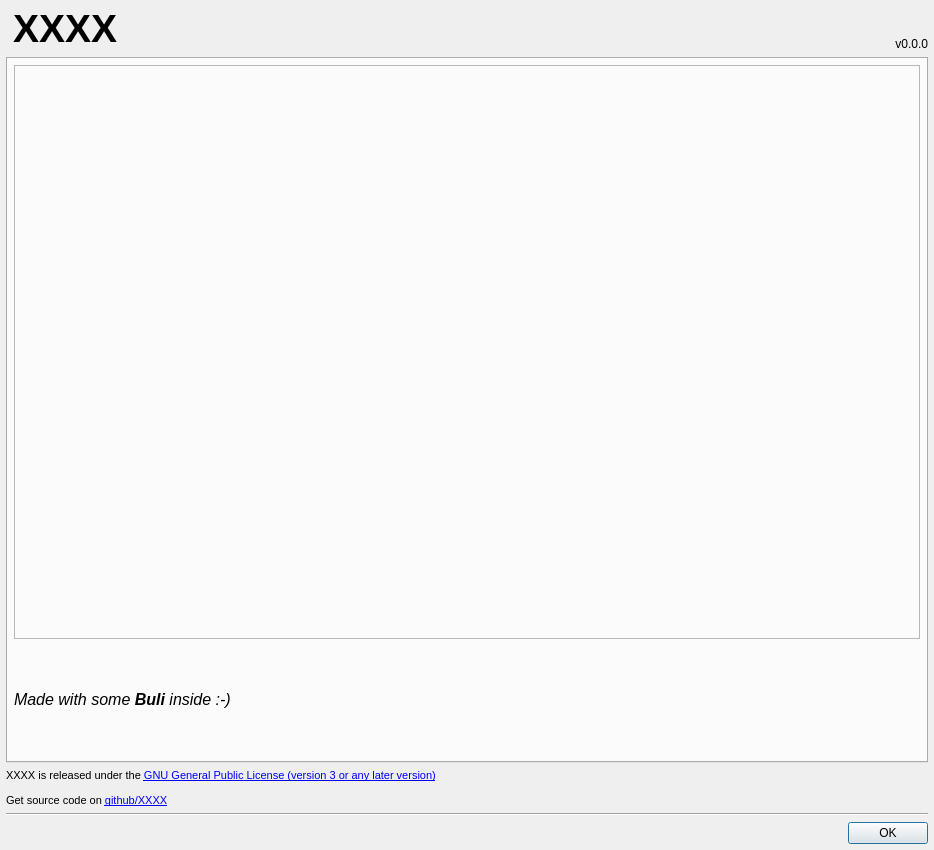
<?xml version="1.0" encoding="UTF-8"?>
<ui version="4.0">
 <class>Dialog</class>
 <widget class="QDialog" name="Dialog">
  <property name="windowModality">
   <enum>Qt::WindowModal</enum>
  </property>
  <property name="geometry">
   <rect>
    <x>0</x>
    <y>0</y>
    <width>934</width>
    <height>850</height>
   </rect>
  </property>
  <property name="minimumSize">
   <size>
    <width>934</width>
    <height>850</height>
   </size>
  </property>
  <property name="maximumSize">
   <size>
    <width>934</width>
    <height>850</height>
   </size>
  </property>
  <property name="windowTitle">
   <string>About XXXX</string>
  </property>
  <property name="modal">
   <bool>true</bool>
  </property>
  <layout class="QVBoxLayout" name="verticalLayout">
   <property name="leftMargin">
    <number>6</number>
   </property>
   <property name="topMargin">
    <number>6</number>
   </property>
   <property name="rightMargin">
    <number>6</number>
   </property>
   <property name="bottomMargin">
    <number>6</number>
   </property>
   <item>
    <layout class="QGridLayout" name="gridLayout">
     <property name="horizontalSpacing">
      <number>0</number>
     </property>
     <item row="1" column="3">
      <widget class="QLabel" name="lblVersion">
       <property name="sizePolicy">
        <sizepolicy hsizetype="Maximum" vsizetype="Minimum">
         <horstretch>0</horstretch>
         <verstretch>0</verstretch>
        </sizepolicy>
       </property>
       <property name="font">
        <font>
         <italic>false</italic>
        </font>
       </property>
       <property name="layoutDirection">
        <enum>Qt::LeftToRight</enum>
       </property>
       <property name="text">
        <string>v0.0.0</string>
       </property>
       <property name="alignment">
        <set>Qt::AlignBottom|Qt::AlignRight|Qt::AlignTrailing</set>
       </property>
       <property name="margin">
        <number>7</number>
       </property>
      </widget>
     </item>
     <item row="1" column="1" colspan="2">
      <widget class="QLabel" name="lblName">
       <property name="sizePolicy">
        <sizepolicy hsizetype="Expanding" vsizetype="Minimum">
         <horstretch>0</horstretch>
         <verstretch>0</verstretch>
        </sizepolicy>
       </property>
       <property name="font">
        <font>
         <pointsize>29</pointsize>
         <weight>75</weight>
         <bold>true</bold>
        </font>
       </property>
       <property name="text">
        <string>XXXX</string>
       </property>
       <property name="alignment">
        <set>Qt::AlignLeading|Qt::AlignLeft|Qt::AlignVCenter</set>
       </property>
      </widget>
     </item>
     <item row="1" column="0">
      <widget class="QLabel" name="lbIcon">
       <property name="sizePolicy">
        <sizepolicy hsizetype="Maximum" vsizetype="Preferred">
         <horstretch>0</horstretch>
         <verstretch>0</verstretch>
        </sizepolicy>
       </property>
       <property name="maximumSize">
        <size>
         <width>16777215</width>
         <height>16777215</height>
        </size>
       </property>
       <property name="text">
        <string/>
       </property>
      </widget>
     </item>
     <item row="6" column="0" colspan="4">
      <widget class="QLabel" name="lblLicenseAndSource">
       <property name="font">
        <font>
         <pointsize>8</pointsize>
        </font>
       </property>
       <property name="text">
        <string>&lt;p&gt;XXXX is released under the &lt;a href=&quot;https://www.gnu.org/licenses/gpl-3.0.html&quot;&gt;GNU General Public License (version 3 or any later version)&lt;/a&gt;&lt;/p&gt;
&lt;p&gt;Get source code on &lt;a href=&quot;https://github.com/Grum999/XXXX&quot;&gt;github/XXXX&lt;/a&gt;&lt;/p&gt;</string>
       </property>
       <property name="openExternalLinks">
        <bool>true</bool>
       </property>
      </widget>
     </item>
     <item row="2" column="0" colspan="4">
      <widget class="QTabWidget" name="tabBuli">
       <property name="currentIndex">
        <number>0</number>
       </property>
       <property name="documentMode">
        <bool>false</bool>
       </property>
       <property name="tabBarAutoHide">
        <bool>true</bool>
       </property>
       <widget class="QWidget" name="tab">
        <attribute name="title">
         <string>Buli!</string>
        </attribute>
        <layout class="QVBoxLayout" name="verticalLayout_4">
         <property name="leftMargin">
          <number>6</number>
         </property>
         <property name="topMargin">
          <number>6</number>
         </property>
         <property name="rightMargin">
          <number>6</number>
         </property>
         <property name="bottomMargin">
          <number>6</number>
         </property>
         <item>
          <widget class="QLabel" name="lblImg">
           <property name="minimumSize">
            <size>
             <width>900</width>
             <height>574</height>
            </size>
           </property>
           <property name="frameShape">
            <enum>QFrame::StyledPanel</enum>
           </property>
           <property name="frameShadow">
            <enum>QFrame::Sunken</enum>
           </property>
           <property name="lineWidth">
            <number>2</number>
           </property>
           <property name="text">
            <string/>
           </property>
           <property name="pixmap">
            <pixmap>png/buli-powered-big.png</pixmap>
           </property>
          </widget>
         </item>
         <item>
          <widget class="QLabel" name="lblMadeWith">
           <property name="font">
            <font>
             <pointsize>12</pointsize>
            </font>
           </property>
           <property name="text">
            <string>&lt;i&gt;Made with some &lt;b&gt;Buli&lt;/b&gt; inside :-)&lt;/i&gt;</string>
           </property>
           <property name="margin">
            <number>0</number>
           </property>
          </widget>
         </item>
        </layout>
       </widget>
      </widget>
     </item>
    </layout>
   </item>
   <item>
    <widget class="Line" name="line_2">
     <property name="font">
      <font>
       <pointsize>10</pointsize>
      </font>
     </property>
     <property name="orientation">
      <enum>Qt::Horizontal</enum>
     </property>
    </widget>
   </item>
   <item>
    <widget class="QDialogButtonBox" name="dbbxOk">
     <property name="standardButtons">
      <set>QDialogButtonBox::Ok</set>
     </property>
    </widget>
   </item>
  </layout>
 </widget>
 <resources/>
 <connections/>
</ui>
